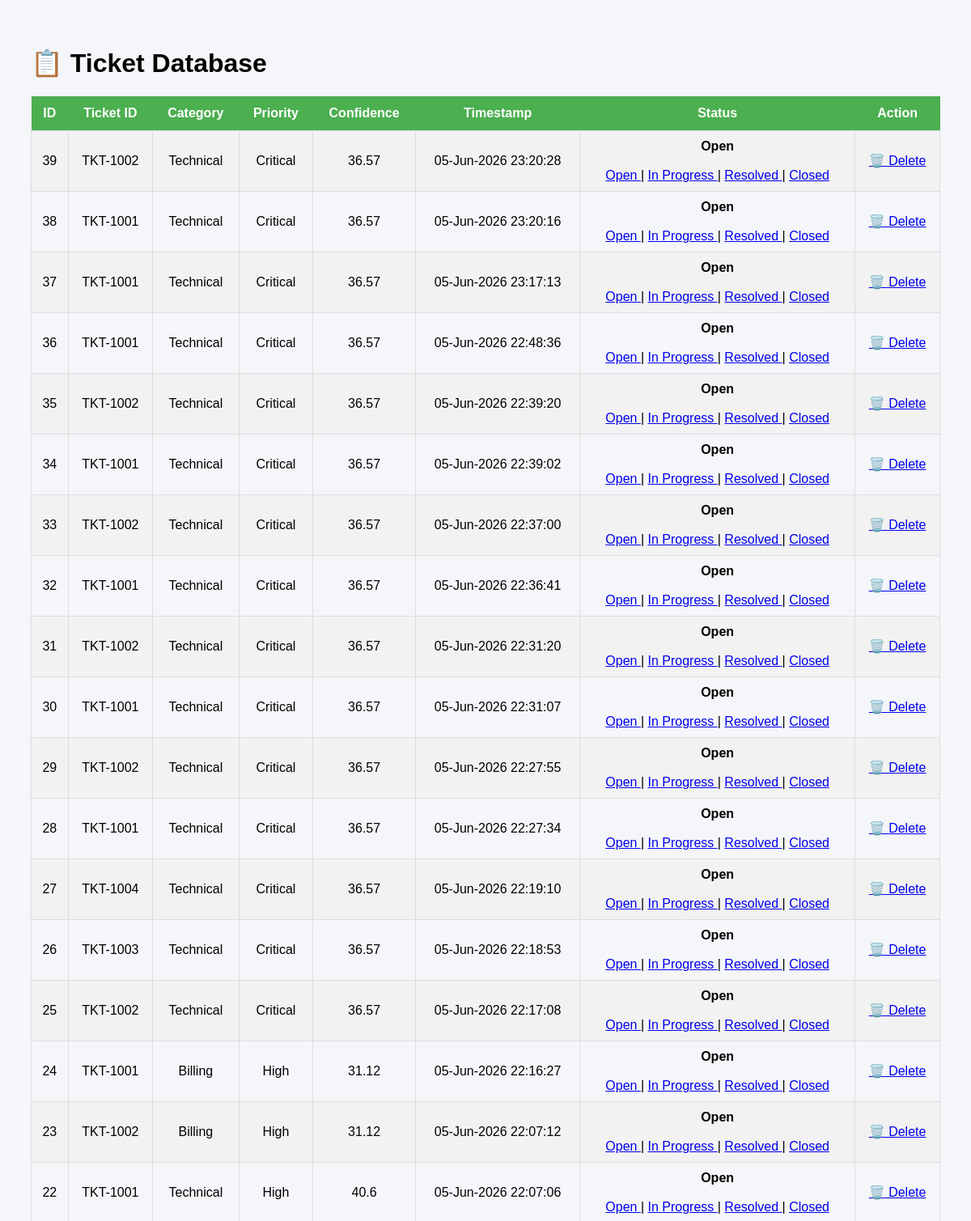
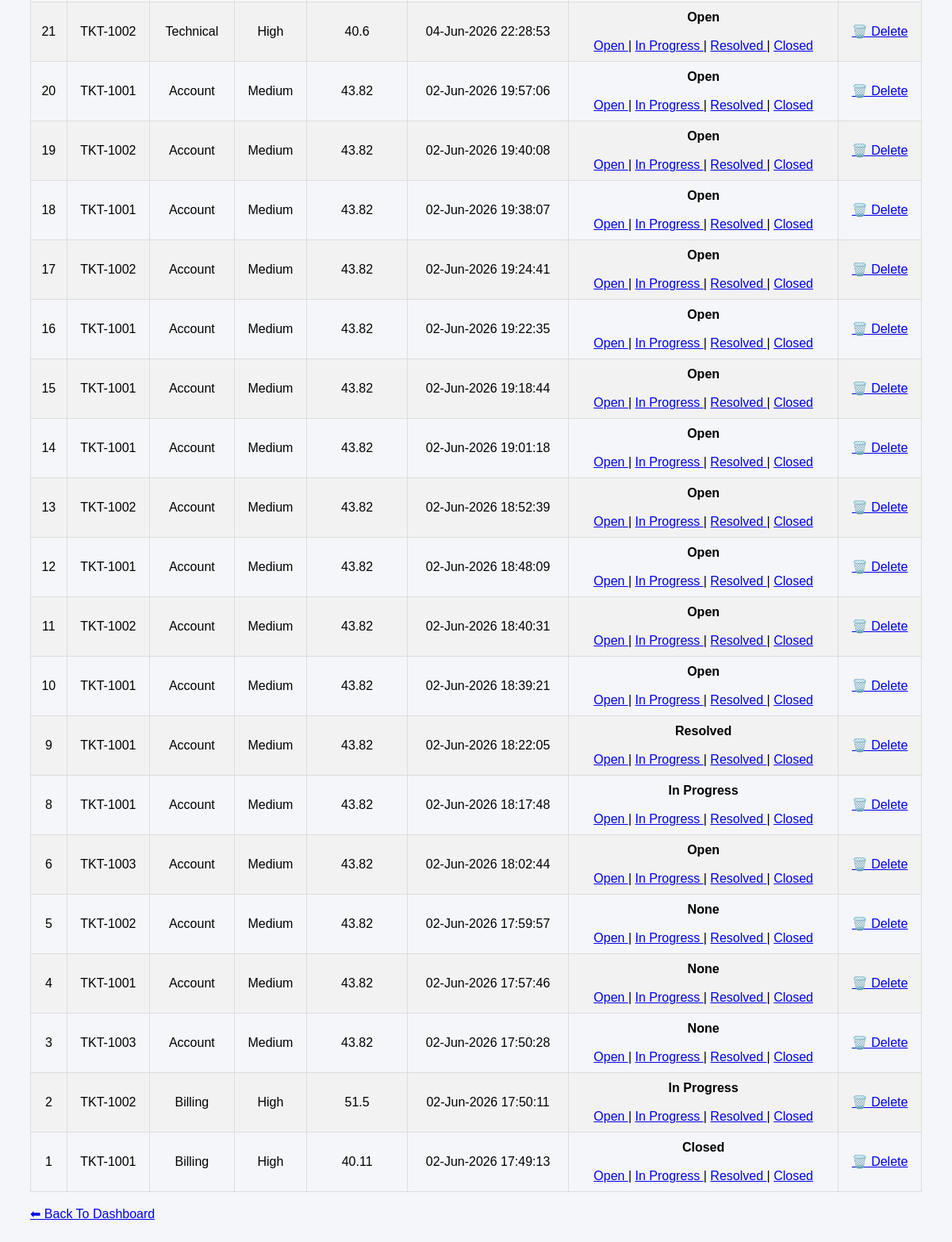
Page /tickets on the committed database (2 pictures, top to bottom).
### tables this page shows
CREATE TABLE tickets(

    id INTEGER PRIMARY KEY AUTOINCREMENT,

    ticket_id TEXT,

    category TEXT,

    priority TEXT,

    confidence REAL,

    timestamp TEXT

, status TEXT);

### app.py (the view)
@app.route("/tickets")
def view_tickets():
    conn = sqlite3.connect(
        "support_tickets.db"
    )
    cursor = conn.cursor()
    cursor.execute(
        """
        SELECT *
        FROM tickets
        ORDER BY id DESC
        """
    )
    tickets = cursor.fetchall()
    conn.close()
    return render_template(
        "tickets.html",
        tickets=tickets
    )

### templates/tickets.html (shortened to what this page needs)
<!DOCTYPE html>
<html>
<head>
</head>
<body>
<h1>📋 Ticket Database</h1>
<table>
<tr>
    <th>ID</th>
    <th>Ticket ID</th>
    <th>Category</th>
    <th>Priority</th>
    <th>Confidence</th>
    <th>Timestamp</th>
    <th>Status</th>
    <th>Action</th>
</tr>
{% for row in tickets %}
<tr>
    <td>{{ row[0] }}</td>
    <td>{{ row[1] }}</td>
    <td>{{ row[2] }}</td>
    <td>{{ row[3] }}</td>
    <td>{{ row[4] }}</td>
    <td>{{ row[5] }}</td>
    <td>
    <strong>{{ row[6] }}</strong>
    <br><br>
    <a href="/update-status/{{ row[0] }}/Open">
        Open
    </a>
    |
    <a href="/update-status/{{ row[0] }}/In Progress">
        In Progress
    </a>
    |
    <a href="/update-status/{{ row[0] }}/Resolved">
        Resolved
    </a>
    |
    <a href="/update-status/{{ row[0] }}/Closed">
        Closed
    </a>
</td>
    <td>
    <a href="/delete/{{ row[0] }}">
        🗑️ Delete
    </a>
</td>
</tr>
{% endfor %}
</table>
<br>
<a href="/">⬅ Back To Dashboard</a>
</body>
</html>

### templates/tickets.html (style rules this page uses)
body { font-family:Arial; padding:30px; background:#f4f6f9; }
table { width:100%; border-collapse:collapse; }
th { background:#4CAF50; color:white; padding:12px; }
td { border:1px solid #ddd; padding:10px; text-align:center; }
tr:nth-child(even) { background:#f2f2f2; }

### rows in the picture
tickets: id "39", ticket "TKT-1002", category "Technical", priority "Critical", confidence "36.57", timestamp "05-Jun-2026 23:20:28", status "Open"
tickets: id "38", ticket "TKT-1001", category "Technical", priority "Critical", confidence "36.57", timestamp "05-Jun-2026 23:20:16", status "Open"
tickets: id "37", ticket "TKT-1001", category "Technical", priority "Critical", confidence "36.57", timestamp "05-Jun-2026 23:17:13", status "Open"
tickets: id "36", ticket "TKT-1001", category "Technical", priority "Critical", confidence "36.57", timestamp "05-Jun-2026 22:48:36", status "Open"
tickets: id "35", ticket "TKT-1002", category "Technical", priority "Critical", confidence "36.57", timestamp "05-Jun-2026 22:39:20", status "Open"
tickets: id "34", ticket "TKT-1001", category "Technical", priority "Critical", confidence "36.57", timestamp "05-Jun-2026 22:39:02", status "Open"
tickets: id "33", ticket "TKT-1002", category "Technical", priority "Critical", confidence "36.57", timestamp "05-Jun-2026 22:37:00", status "Open"
tickets: id "32", ticket "TKT-1001", category "Technical", priority "Critical", confidence "36.57", timestamp "05-Jun-2026 22:36:41", status "Open"
tickets: id "31", ticket "TKT-1002", category "Technical", priority "Critical", confidence "36.57", timestamp "05-Jun-2026 22:31:20", status "Open"
tickets: id "30", ticket "TKT-1001", category "Technical", priority "Critical", confidence "36.57", timestamp "05-Jun-2026 22:31:07", status "Open"
tickets: id "29", ticket "TKT-1002", category "Technical", priority "Critical", confidence "36.57", timestamp "05-Jun-2026 22:27:55", status "Open"
tickets: id "28", ticket "TKT-1001", category "Technical", priority "Critical", confidence "36.57", timestamp "05-Jun-2026 22:27:34", status "Open"
tickets: id "27", ticket "TKT-1004", category "Technical", priority "Critical", confidence "36.57", timestamp "05-Jun-2026 22:19:10", status "Open"
tickets: id "26", ticket "TKT-1003", category "Technical", priority "Critical", confidence "36.57", timestamp "05-Jun-2026 22:18:53", status "Open"
tickets: id "25", ticket "TKT-1002", category "Technical", priority "Critical", confidence "36.57", timestamp "05-Jun-2026 22:17:08", status "Open"
tickets: id "24", ticket "TKT-1001", category "Billing", priority "High", confidence "31.12", timestamp "05-Jun-2026 22:16:27", status "Open"
tickets: id "23", ticket "TKT-1002", category "Billing", priority "High", confidence "31.12", timestamp "05-Jun-2026 22:07:12", status "Open"
tickets: id "22", ticket "TKT-1001", category "Technical", priority "High", confidence "40.6", timestamp "05-Jun-2026 22:07:06", status "Open"
tickets: id "21", ticket "TKT-1002", category "Technical", priority "High", confidence "40.6", timestamp "04-Jun-2026 22:28:53", status "Open"
tickets: id "20", ticket "TKT-1001", category "Account", priority "Medium", confidence "43.82", timestamp "02-Jun-2026 19:57:06", status "Open"
tickets: id "19", ticket "TKT-1002", category "Account", priority "Medium", confidence "43.82", timestamp "02-Jun-2026 19:40:08", status "Open"
tickets: id "18", ticket "TKT-1001", category "Account", priority "Medium", confidence "43.82", timestamp "02-Jun-2026 19:38:07", status "Open"
tickets: id "17", ticket "TKT-1002", category "Account", priority "Medium", confidence "43.82", timestamp "02-Jun-2026 19:24:41", status "Open"
tickets: id "16", ticket "TKT-1001", category "Account", priority "Medium", confidence "43.82", timestamp "02-Jun-2026 19:22:35", status "Open"
tickets: id "15", ticket "TKT-1001", category "Account", priority "Medium", confidence "43.82", timestamp "02-Jun-2026 19:18:44", status "Open"
tickets: id "14", ticket "TKT-1001", category "Account", priority "Medium", confidence "43.82", timestamp "02-Jun-2026 19:01:18", status "Open"
tickets: id "13", ticket "TKT-1002", category "Account", priority "Medium", confidence "43.82", timestamp "02-Jun-2026 18:52:39", status "Open"
tickets: id "12", ticket "TKT-1001", category "Account", priority "Medium", confidence "43.82", timestamp "02-Jun-2026 18:48:09", status "Open"
tickets: id "11", ticket "TKT-1002", category "Account", priority "Medium", confidence "43.82", timestamp "02-Jun-2026 18:40:31", status "Open"
tickets: id "10", ticket "TKT-1001", category "Account", priority "Medium", confidence "43.82", timestamp "02-Jun-2026 18:39:21", status "Open"
tickets: id "9", ticket "TKT-1001", category "Account", priority "Medium", confidence "43.82", timestamp "02-Jun-2026 18:22:05", status "Resolved"
tickets: id "8", ticket "TKT-1001", category "Account", priority "Medium", confidence "43.82", timestamp "02-Jun-2026 18:17:48", status "In Progress"
tickets: id "6", ticket "TKT-1003", category "Account", priority "Medium", confidence "43.82", timestamp "02-Jun-2026 18:02:44", status "Open"
tickets: id "5", ticket "TKT-1002", category "Account", priority "Medium", confidence "43.82", timestamp "02-Jun-2026 17:59:57", row "None"
tickets: id "4", ticket "TKT-1001", category "Account", priority "Medium", confidence "43.82", timestamp "02-Jun-2026 17:57:46", row "None"
tickets: id "3", ticket "TKT-1003", category "Account", priority "Medium", confidence "43.82", timestamp "02-Jun-2026 17:50:28", row "None"
tickets: id "2", ticket "TKT-1002", category "Billing", priority "High", confidence "51.5", timestamp "02-Jun-2026 17:50:11", status "In Progress"
tickets: id "1", ticket "TKT-1001", category "Billing", priority "High", confidence "40.11", timestamp "02-Jun-2026 17:49:13", status "Closed"
